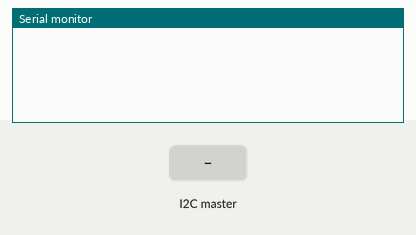
A sketch run on a simulated Arduino Uno, built with avr-gcc and run on an emulated ATmega328P. On the bench: the last lines printed to the serial monitor. Inputs (shaded band) come from the test bench.

Above: at 1.2 s.
1.3 s: the I2C master sends the byte 1
At 2.5 s:
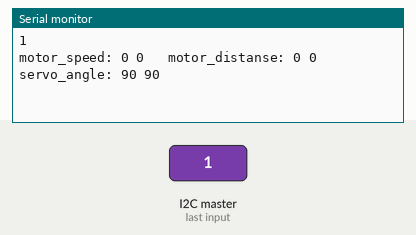
2.8 s: the I2C master sends the byte 0
At 3.9 s:
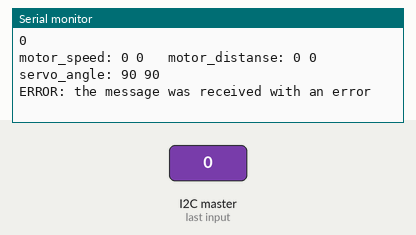

Measured:
- after the input at 1.3 s, the serial monitor: prints a new line at once (image 1)
- after the input at 2.8 s, the serial monitor: prints a new line at once (image 2)

The sketch:

arduino_motor.ino
```cpp
/*
 * code write for project:
 * https://github.com/Ni3nayka/MUR
 *
 * author: Egor Bakay <egor_bakay@inbox.ru> Ni3nayka
 * write:  February 2022
 * modify: February 2022
 */

#include "I2C_config.h"
#include <Wire.h>

int device_mode = 0;
/*
 * 0 - no (error)
 * 1 - motor
 * 2 - servo
 * 3 - sensor
 */
int device_number = 0;
int device_input_counter = 0;

int servo_angle[2] = {90,90};
int motor_speed[2] = {0,0};
int motor_distanse[2] = {0,0};

#define DEBUG

void setup() {
  Wire.begin(I2C_ADRESS);
  Wire.setClock(I2C_CLOCK);
  Wire.onReceive(receiveEvent); /* регистрируем полученное событие */
  Wire.onRequest(requestEvent); /* регистрируем запрошенное событие */
  Serial.begin(115200);
}

void loop() {
  update_servo();
  update_motor();
}

void  update_servo() {

}

void  update_motor() {

}

void receiveEvent(int howMany) {
  device_input_counter = 0;
  device_mode = 0;
  device_number = 0;
  while (0 < Wire.available()) {
    int c = Wire.read();
    #ifdef DEBUG
      Serial.print(int(c));
      Serial.print(" ");
    #endif
    if (device_input_counter==0) {
      if (I2C_SYMBOL_MOTOR(c)) {
        device_mode = 1;
        device_number = I2C_READ_NUMBER_MOTOR(c);
      }
      else if (I2C_SYMBOL_SERVO(c)) {
        device_mode = 2;
        device_number = I2C_READ_NUMBER_SERVO(c);
      }
      else if (I2C_SYMBOL_SENSOR(c)) {
        device_mode = 3;
        device_number = I2C_READ_NUMBER_SENSOR(c);
      }
      else device_mode = 0;
    }
    else if (device_mode>0) {
      if (device_input_counter==1) {
        if (device_mode==1) motor_speed[device_number-1] = I2C_READ_SPEED_MOTOR(c);
        else if (device_mode==2) servo_angle[device_number-1] = c;
        else device_mode = 0;
      }
      else if (device_input_counter==2) {
        if (device_mode==1) motor_distanse[device_number-1] = c;
        else device_mode = 0;
      }
      else device_mode = 0;
    }
    device_input_counter++;
  }
  #ifdef DEBUG
    Serial.println();
    print_data();
  #endif
  if (device_mode==0) Serial.println("ERROR: the message was received with an error");
}

void print_data() {
  Serial.print("motor_speed: ");
  Serial.print(motor_speed[0]);
  Serial.print(" ");
  Serial.print(motor_speed[1]);
  Serial.print("   motor_distanse: ");
  Serial.print(motor_distanse[0]);
  Serial.print(" ");
  Serial.print(motor_distanse[1]);
  Serial.print("   servo_angle: ");
  Serial.print(servo_angle[0]);
  Serial.print(" ");
  Serial.print(servo_angle[1]);
  Serial.println();
}

void requestEvent() {
  if (device_mode==1 || device_mode==2) Wire.write(SYMBOL_OK);
  else if (device_mode==3) Wire.write(char(map(analogRead(device_number),0,1023,0,250)));
  else Wire.write(SYMBOL_ERROR);
  device_mode = 0;
}
```

I2C_config.h
```cpp
/*
 * code write for project:
 * https://github.com/Ni3nayka/MUR
 *
 * author: Egor Bakay <egor_bakay@inbox.ru> Ni3nayka
 * write:  February 2022
 * modify: February 2022
 */

#pragma once

#define I2C_ADRESS 0x17
#define I2C_CLOCK 400000

/*
 * protocol:
 * device (**options)
 * motor_number(1:2) speed(27:227)(-100:100) distanse(0:250)  - require confirmation
 * servo_number(3:4)(1:2) angle(0:180)  - require confirmation
 * sensor_number(5:8)(0:4)
 */

#define I2C_SYMBOL_MOTOR(a) (int(a)==1||int(a)==2)
#define I2C_SYMBOL_SERVO(a) (int(a)==3||int(a)==4)
#define I2C_SYMBOL_SENSOR(a) (int(a)>=5&&int(a)<=8)

#define I2C_READ_NUMBER_MOTOR(a) int(a)
#define I2C_READ_NUMBER_SERVO(a) (int(a)-2)
#define I2C_READ_NUMBER_SENSOR(a) (int(a)-5)

#define I2C_WRITE_NUMBER_MOTOR(a) int(a)
#define I2C_WRITE_NUMBER_SERVO(a) (int(a)+2)
#define I2C_WRITE_NUMBER_SENSOR(a) (int(a)+5)

#define I2C_MOTOR_SPEED_TRANSLATE 127
#define I2C_WRITE_SPEED_MOTOR(a) (int(a)+I2C_MOTOR_SPEED_TRANSLATE)
#define I2C_READ_SPEED_MOTOR(a) (int(a)-I2C_MOTOR_SPEED_TRANSLATE)

#define SYMBOL_EMPTY int(255)
#define SYMBOL_ERROR int(254)
#define SYMBOL_OK int(253)
#define SYMBOL_EMERGENCY_STOP int(252)

//void WireSetup() {
//  #ifdef __AVR_ATmega328P__
//     Wire.begin(I2C_ADRESS);
//  #else
//     Wire.begin(D1, D2);
//  #endif
//  Wire.setClock(I2C_CLOCK);
//}
```
